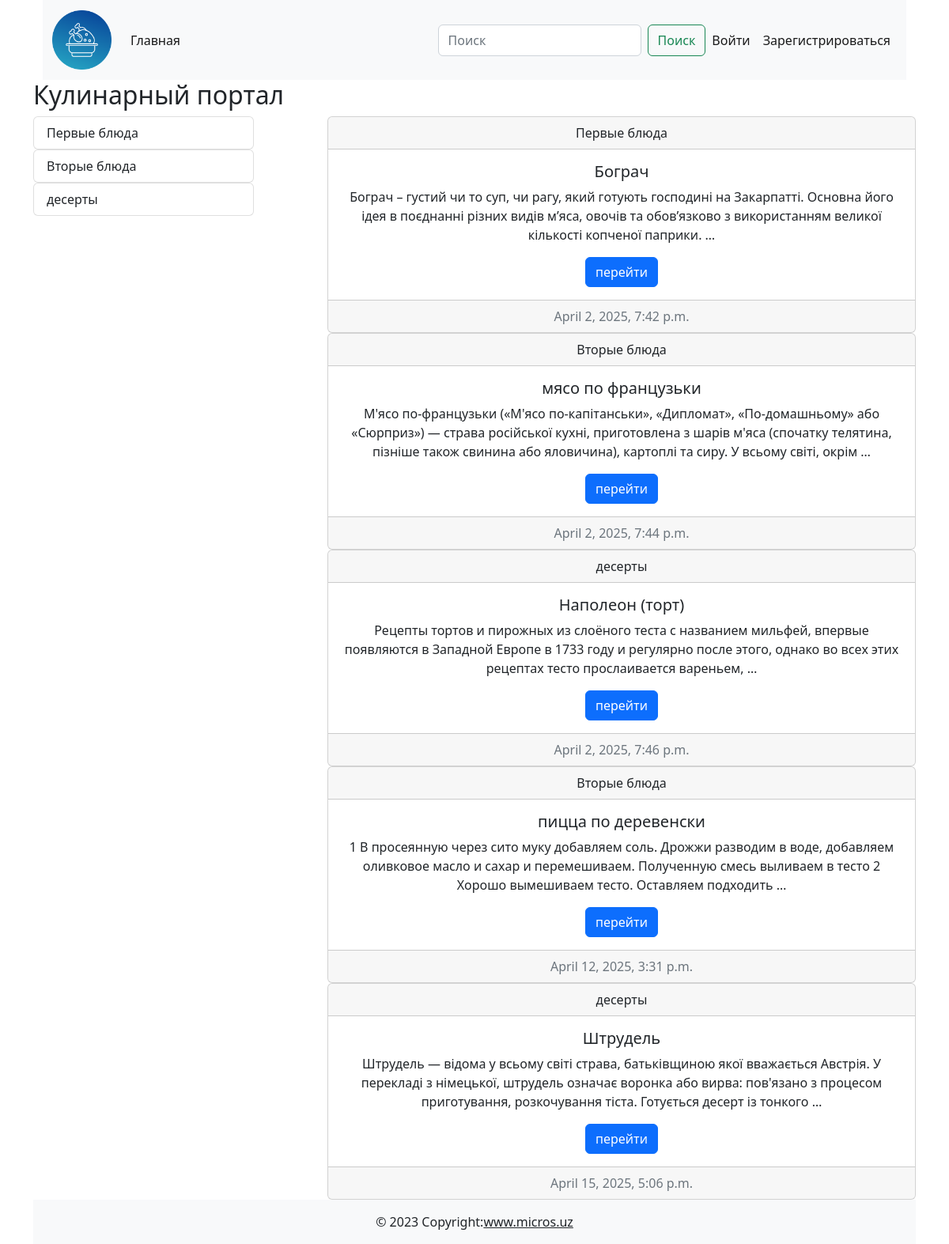
The page / on the database its author committed.
### cooking/models.py (models this page shows, shortened)
class Category(models.Model):
    title = models.CharField(max_length=255)
    is_published = models.BooleanField(default=True)
    def __str__(self):
        return self.title
    def get_absolute_url(self):
        return reverse('category_list', kwargs={'pk':self.pk})

class Post(models.Model):
    title = models.CharField(max_length=255)
    content = models.TextField(default='скоро тут будет статья')
    created_at = models.DateTimeField(auto_now_add=True)
    updated_at = models.DateTimeField(auto_now=True)
    photo = models.ImageField(upload_to='photos/', blank=True, null=True)
    watched = models.IntegerField(default=0)
    is_published = models.BooleanField(default=True)
    category = models.ForeignKey(Category,on_delete=models.CASCADE)
    author = models.ForeignKey(User, default=None, null=True, blank=True, on_delete=models.CASCADE)
    def get_absolute_url(self):
        return reverse('post_detail', kwargs={'pk':self.pk})

### cooking/views.py (the view)
# urls.py: path('', Index.as_view(), name='index'),
class Index(ListView):
    model = Post
    context_object_name = 'posts'
    template_name = 'cooking/index.html'
    extra_context = {'title':'Главная страница'}

### cooking/templatetags/blog_tags.py (called while the page is built)
@register.simple_tag()
def get_all_categories():
    return Category.objects.annotate(cnt=Count('post')).filter(cnt__gt=0)

### cooking/templates/cooking/index.html
{% extends "base.html" %}
{% load blog_tags %}
{% block main %}
<h2>Кулинарный портал</h2>
<div class="d-flex justify-content-between">
    <div class="col-3">
    {% get_all_categories as categories %}
    {% for c in categories %}
    {% include 'cooking/components/categorie_buttons.html' %}
    {% endfor %}
</div>
<div class="col-8">
{% for p in posts%}
{% include 'cooking/components/posts.html' %}
{% endfor %}
</div>
{% endblock main %}

### cooking/templates/cooking/components/categorie_buttons.html
    <div class="list-group">
        <a href="{{c.get_absolute_url}}" class="list-group-item list-group-item-action">{{c}}</a>
    </div>

### cooking/templates/cooking/components/posts.html
    <div class="card text-center"><div class="card-header">{{p.category}}</div>
        <div class="card-body"><h5 class="card-title">{{p.title}}</h5><p class="card-text">{{p.content | truncatewords:30}}</p><a href={{p.get_absolute_url}} class="btn btn-primary">перейти</a></div>
        <div class="card-footer text-muted">{{p.created_at}}</div>
    </div>

### rows shown on the page
Category: title "Первые блюда"
Category: title "Вторые блюда"
Category: title "десерты"
Post: category "Первые блюда", title "Бограч", content "Бограч – густий чи то суп, чи рагу, який готують господині на Закарпатті. Основна його ідея в поєднанні різних видів м’яса, овочів та обов’язково з використанням великої кількості копченої паприки. …", created_at "April 2, 2025, 7:42 p.m."
Post: category "Вторые блюда", title "мясо по французьки", content "М'ясо по-французьки («М'ясо по-капітанськи», «Дипломат», «По-домашньому» або «Сюрприз») — страва російської кухні, приготовлена з шарів м'яса (спочатку телятина, пізніше також свинина або яловичина), картоплі та сиру. У всьому світі, окрім …", created_at "April 2, 2025, 7:44 p.m."
Post: category "десерты", title "Наполеон (торт)", content "Рецепты тортов и пирожных из слоёного теста с названием мильфей, впервые появляются в Западной Европе в 1733 году и регулярно после этого, однако во всех этих рецептах тесто прослаивается вареньем, …", created_at "April 2, 2025, 7:46 p.m."
Post: category "Вторые блюда", title "пицца по деревенски", content "1 В просеянную через сито муку добавляем соль. Дрожжи разводим в воде, добавляем оливковое масло и сахар и перемешиваем. Полученную смесь выливаем в тесто 2 Хорошо вымешиваем тесто. Оставляем подходить …", created_at "April 12, 2025, 3:31 p.m."
Post: category "десерты", title "Штрудель", content "Штрудель — відома у всьому світі страва, батьківщиною якої вважається Австрія. У перекладі з німецької, штрудель означає воронка або вирва: пов'язано з процесом приготування, розкочування тіста. Готується десерт із тонкого …", created_at "April 15, 2025, 5:06 p.m."
